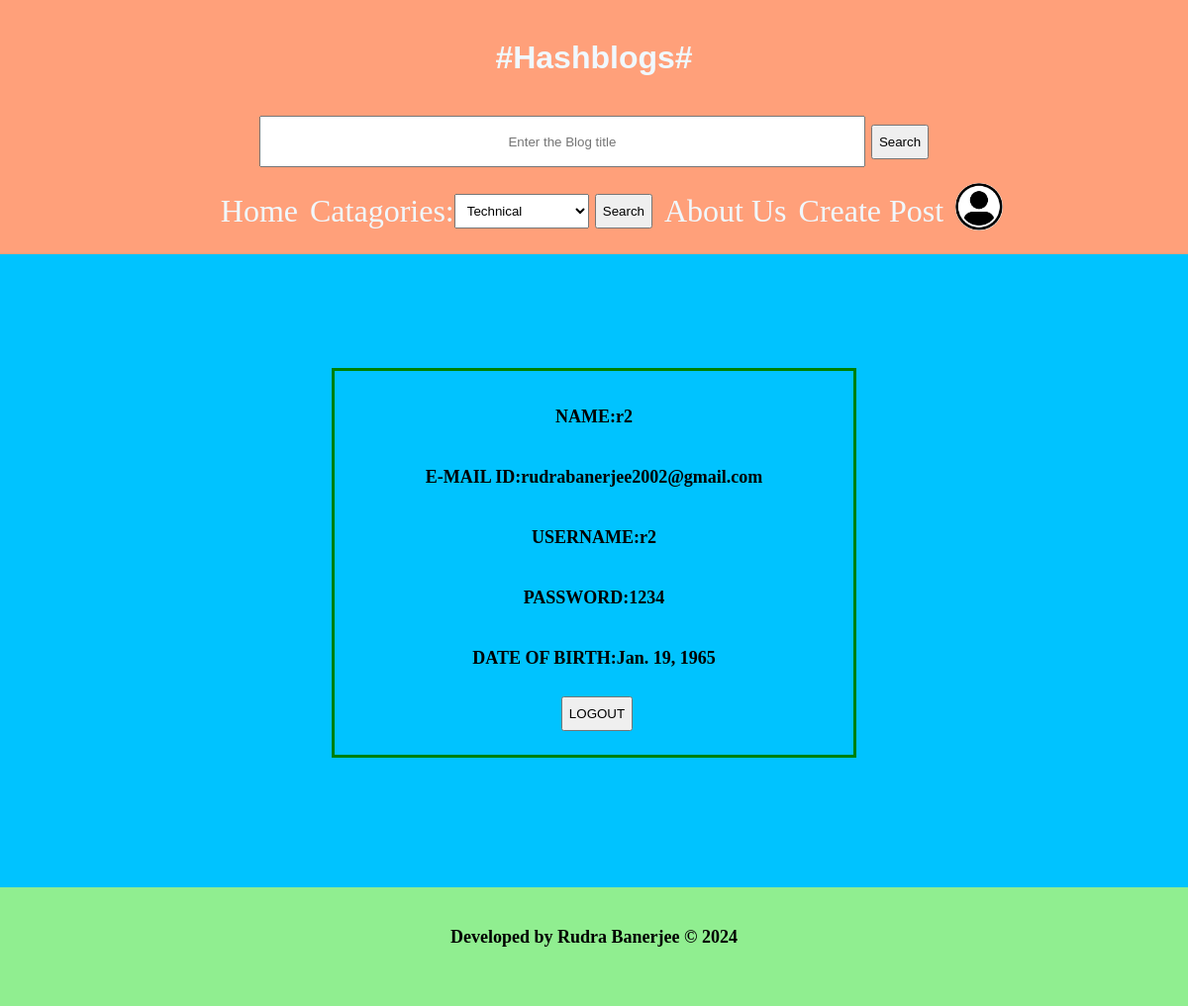
The app's page /account (signed in) with its own data.
### blog/models.py (models this page shows, shortened)
class Signup(models.Model):
    name=models.CharField(max_length=255)
    email=models.EmailField(max_length=400,blank=True, null=True)
    username=models.CharField(max_length=255)
    password=models.CharField(max_length=255)
    DOB=models.DateField()

### blog/views.py (the view)
# urls.py: path('account',views.account_details,name="Myaccount")
def account_details(request):
    user=Signup.objects.get(username= request.user)
    name=user.name
    email = user.email
    username = user.username
    password = user.password
    date_of_birth = user.DOB
    context={
        'name':name,
        'email':email,
        'username':username,
        'password':password,
        'dob':date_of_birth
    }
    return render(request,'account.html',context)

### template/account.html (shortened to what this page needs)
{% extends "base.html" %}
{% load static %}
    {% block stylesheet %}
    <link rel="stylesheet" href="{% static 'styleindex.css' %}">
    <link rel="stylesheet" href="{% static 'stylesignup.css' %}">
    <link rel="stylesheet" href="{% static 'styleaccount.css' %}">
    {% endblock stylesheet %}
    {% block body %}
        <div class="body">
            <div class="labels">
                <div class="label">
                    NAME:{{name}}
                </div>
                <div class="label">
                    E-MAIL ID:{{email}}
                </div>
                <div class="label">
                    USERNAME:{{username}}
                </div>
                <div class="label">
                    PASSWORD:{{password}}
                </div>
                <div class="label">
                    DATE OF BIRTH:{{dob}}
                </div>
                <button id="logout">LOGOUT</button>
            </div>
        </div>
    {% endblock body %}

### static/stylebase.css (style rules this page uses)
* { margin: 0; padding: 0; }
button { padding: 1vh .5vw; margin-left: .5vw; }

### static/styleindex.css (style rules this page uses)
* { margin: 0; padding: 0; }
.body { min-height: 80vh; background-color: rgb(0, 195, 255); display: flex; flex-direction: row-reverse; align-items: center; justify-content: center; }

### static/stylesignup.css (style rules this page uses)
.labels { display: flex; flex-direction: column; align-items: center; justify-content: space-between; padding: 9vh 7vw; margin: 5vh 20vw 5vh; border: solid green; }
.label { font-size: large; font-weight: 600; margin: 1vh; padding: .5vh 2vw; }

### static/styleaccount.css (style rules this page uses)
.body { display: flex; flex-direction: column; }
.label { margin-bottom: 3vh; }
.labels { padding: 3vh 5vw; margin-top: 3vh; }

### static/stylelogin.css (style rules this page uses)
* { margin: 0; padding: 0; }
body { background-color: aqua; }
.labels { display: flex; flex-direction: column; align-items: center; justify-content: center; padding: 10vh 7vw; margin: 10vh 20vw 2vh; border: solid green; }
.label { font-size: large; font-weight: 600; margin: 2vh; padding: 2vh 2vw; }

### records on screen
Signup: name "r2", email "rudrabanerjee2002@gmail.com", username "r2", password "1234", DOB "Jan. 19, 1965"
